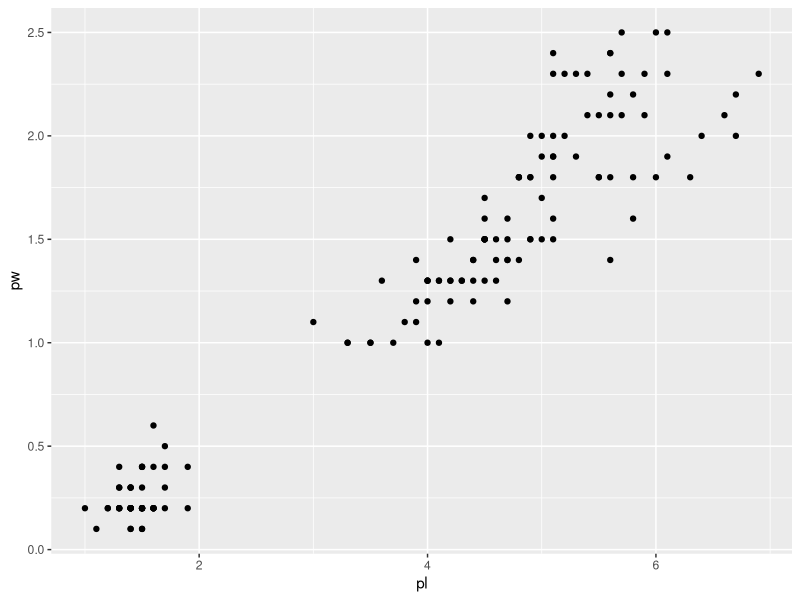
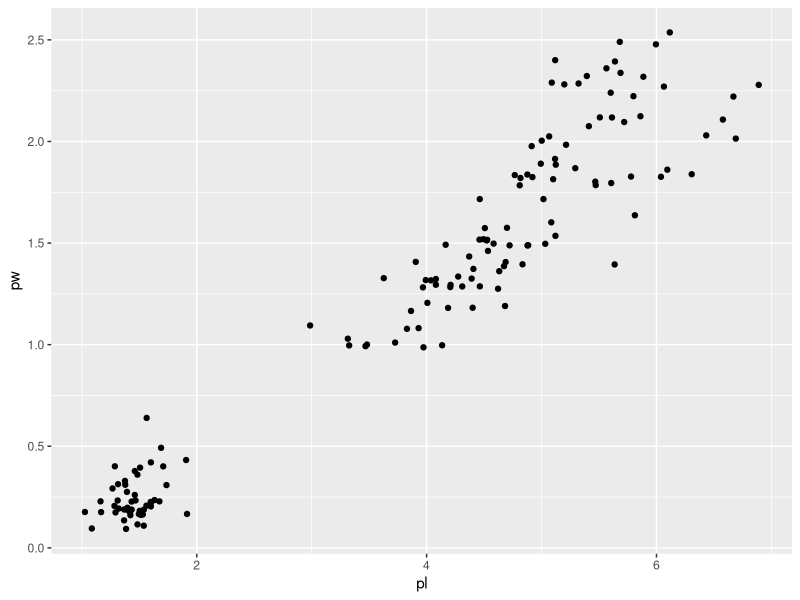
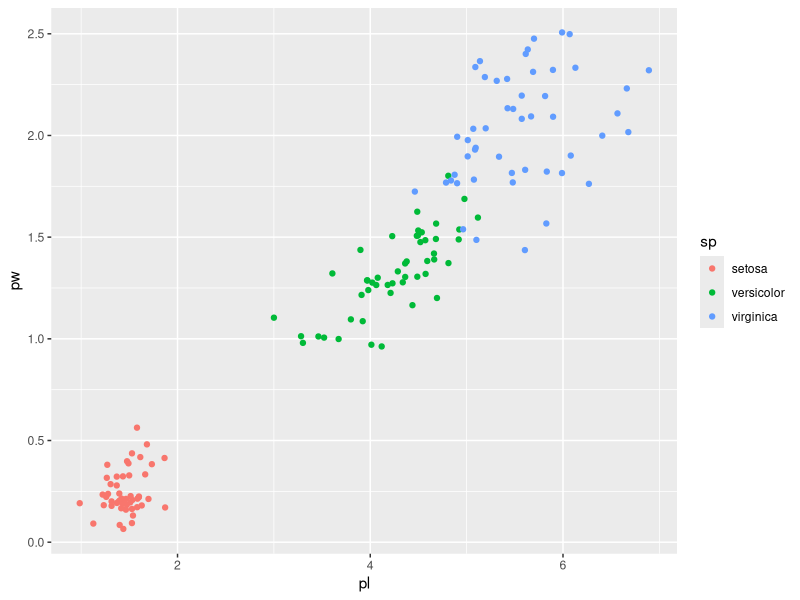
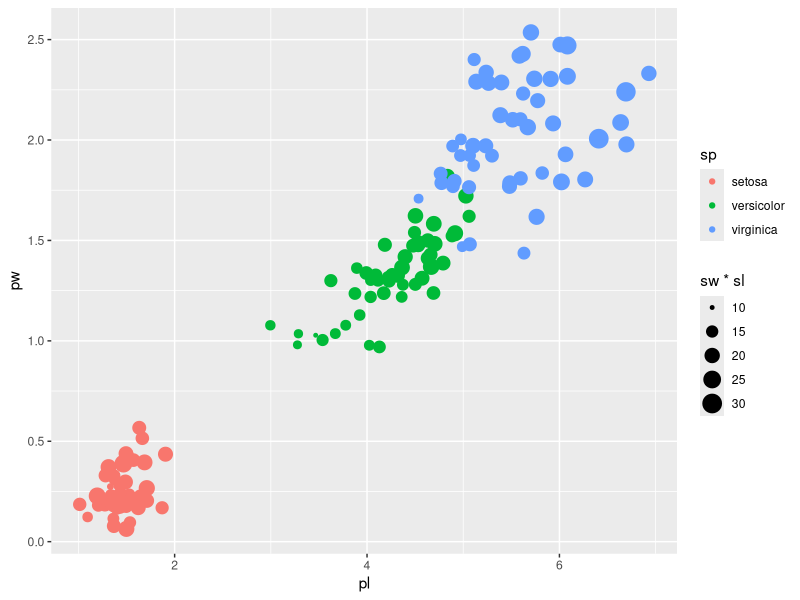
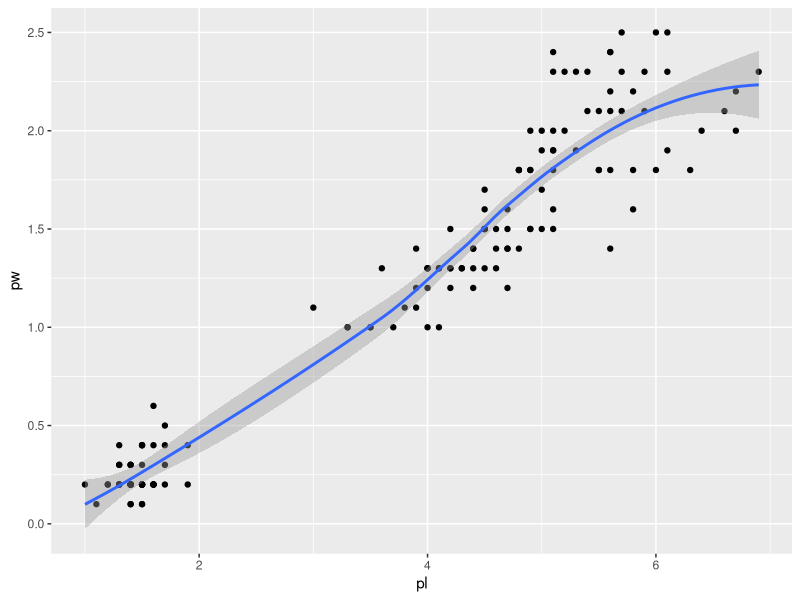
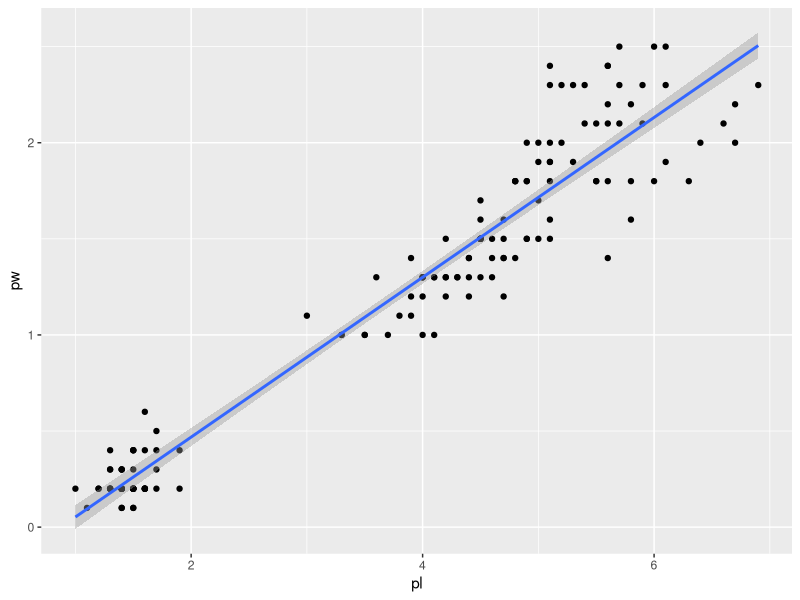
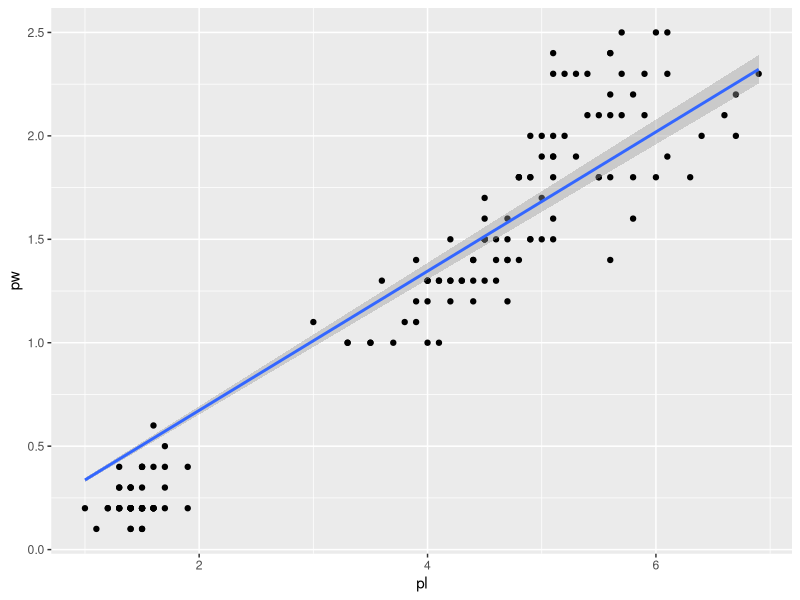
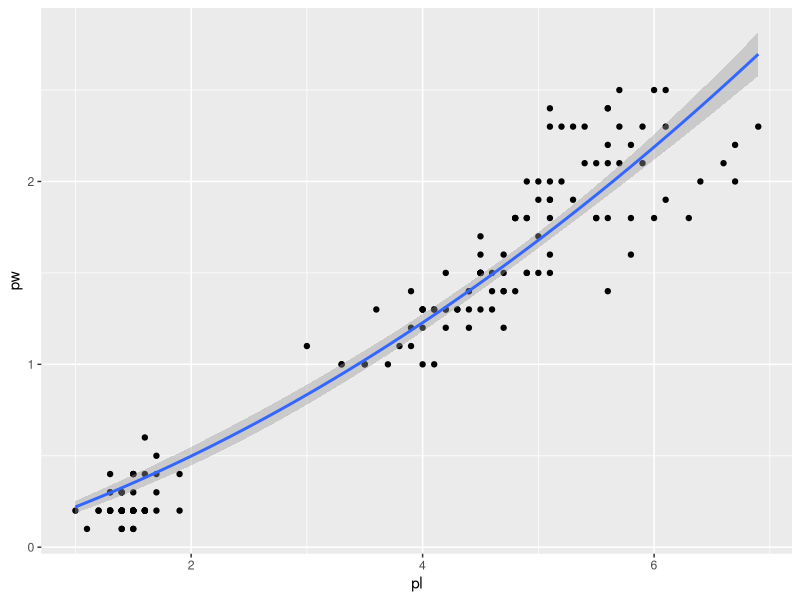

Write R code to recreate these figures, in order.
## ---- chunk 1
library(tidyverse)
## ---- chunk 2
iris2 <- iris %>% 
  as_tibble() %>% 
  rename(pl=Petal.Length, pw=Petal.Width,
         sl=Sepal.Length, sw=Sepal.Width, sp=Species)
iris2 # iris, as tibble and with more compact column names
## ---- chunk 3
iris2 %>% 
  ggplot() + 
  aes(x=pl, y=pw) + 
  geom_point()
## ---- chunk 4
iris2 %>% 
  ggplot() + 
  aes(pl, pw) + 
  geom_jitter()
## ---- chunk 5
iris2 %>% ggplot() + 
  aes(pl, pw, col=sp) +
  geom_jitter()
## ---- chunk 6
iris2 %>% ggplot() + 
  aes(pl, pw, col=sp, size=sw*sl) +
  geom_jitter()
## ---- chunk 7
gg <- iris2 %>% ggplot() + aes(pl, pw) + geom_point() 
gg + stat_smooth()
## ---- chunk 8
gg + geom_smooth(method="lm", formula="y~x")
## ---- chunk 9
gg + geom_smooth(method="lm", formula="y~x-1")
## ---- chunk 10
gg + geom_smooth(method="lm", formula="y~I(x^2)+x-1")
## ---- chunk 11
gg + geom_smooth(method="lm", formula="y~x-1", se=FALSE, col="red", linetype="dashed")
## ---- chunk 12
gg + 
  geom_smooth(method="lm", formula="y~x", col="green", se=FALSE) +
  geom_smooth(method="lm", formula="y~x-1", col="purple") # no intercept
## ---- chunk 13
mod <- lm(pw~pl-1, data=iris2)
mod
summary(mod)
## ---- chunk 14
gg <- iris2 %>% 
  ggplot() + 
  aes(pl, pw, col=sp) +
  geom_point() +
  geom_smooth(method="lm", formula="y~x")
## ---- chunk 15
iris2 %>% 
  ggplot() + 
  aes(pl, pw, col=sp) +
  geom_point() +
  geom_smooth(mapping = aes(col=NULL), method="lm", formula="y~x")
## ---- chunk 16
gg <- gg + 
  xlab("Petal length (mm)") + 
  ylab("Petal width (mm)") + 
  labs(title="Another iris graph", subtitle = "beware of those who don't like flowers")
gg
## ---- chunk 17
gg + theme_minimal()
## ---- chunk 18
gg + theme(axis.title.x = element_text(face="bold"),
           axis.text.y = element_text(angle=45),
           panel.background = element_rect(fill="pink"))

## ---- chunk 19
gg + scale_x_continuous(limits=c(0, 8))
## ---- chunk 20
gg + coord_equal()
## ---- chunk 21
gg + coord_polar()
## ---- chunk 22
gg <- iris2 %>% ggplot() + aes(pl, pw)
gg + geom_density2d()
gg + geom_bin_2d()
## ---- chunk 23
gg + geom_density2d_filled(col="grey90") + geom_point(col="white") + coord_equal()
## ---- chunk 24
gg <- iris2 %>% ggplot() + aes(pl)
gg + geom_histogram()
gg + geom_density()
gg + geom_dotplot()
## ---- chunk 25

gg <- iris2 %>% ggplot() + aes(x=sp, y=pl, fill=sp)
gg + geom_boxplot()
gg + geom_violin() + geom_jitter() + coord_flip()
## ---- chunk 26
iris2 <- iris2 %>% mutate(session=factor(rep(rep(LETTERS[1:5], each=10), 3)))
gg <- iris2 %>% ggplot() + 
  aes(pl, pw, col=sp, shape=session) + 
  geom_jitter() + geom_smooth(method="lm", formula="y~x-1", se=FALSE) +
  theme_linedraw()
gg
## ---- chunk 27
gg + facet_grid(session~sp)
gg + facet_grid(.~sp, scales="free")
gg + facet_grid(session~., scales="fixed")
## ---- chunk 28
gg + facet_wrap(~session, nrow=2)
## ---- chunk 29
gg <- iris2 %>% ggplot() + aes(pl, pw, col=sp, size=sl) + geom_point()
gg + scale_color_viridis_d(option = "B") + scale_size(range=c(0.5, 2))
## ---- chunk 30
sp_cols <- c("setosa"="navyblue", "versicolor"="purple", "virginica"="firebrick3")
gg + scale_color_manual(values=sp_cols)

## ---- chunk 31
gg <- ggplot(iris2) + aes(pl, pw, col=sp) + geom_point()
gg
## ---- chunk 32
iris_bis <- iris2 %>% mutate(across(c(pl, pw), ~.x+rnorm(.x, sd=0.5)))
iris_bis
## ---- chunk 33
gg %+% iris_bis
## ---- chunk 34
gg2 <- gg %+% mutate(iris_bis, i=1:n()) + 
  geom_label(aes(label=i)) + 
  annotate("text", x=1, y=2.5, label="hello", hjust=0)
gg2
## ---- chunk 35
library(patchwork)
gg + gg2
gg / gg2
## ---- chunk 36
K=6
# simulate data
iris6 <- map(seq_len(6), 
              ~iris2 %>% mutate(across(c(pl, pw), ~.x+rnorm(.x, sd=0.5))))
# build the ggs
gg6 <- map(iris6, ~ gg %+% .x)
# patchwork them
wrap_plots(gg6, ncol=3) + plot_layout(guides="collect")
